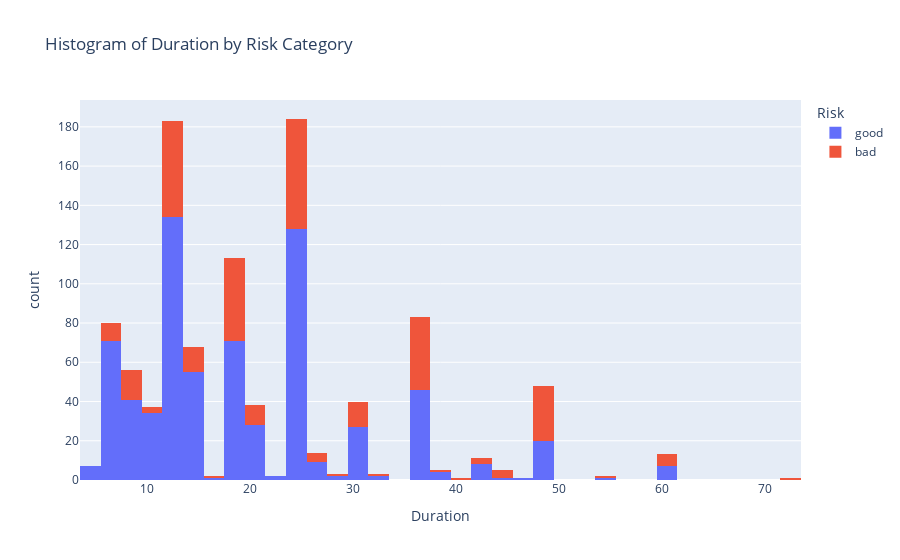

Notebook source saved alongside this figure:
### Markdown cell above
# A continuación se realiza el proceso de analisis de todas las variables para saber cuales tienen mas correlación
# Variable a Predecir: Risk

### Code cell
fig = px.histogram(df, x="Duration", color="Risk",
                   title="Histogram of Duration by Risk Category")
fig.show()

### Figure 1 — Plotly figure (JSON) as saved in the notebook; plotly's stock layout.template omitted (floating-point values rounded to 4 significant figures; data arrays with more than 128 entries replaced by an {"elided": "..."} marker saying what was removed)
{"data": [{"alignmentgroup": "True", "bingroup": "x", "hovertemplate": "Risk=good<br>Duration=%{x}<br>count=%{y}<extra></extra>", "legendgroup": "good", "marker": {"color": "#636efa", "pattern": {"shape": ""}}, "name": "good", "offsetgroup": "good", "orientation": "v", "showlegend": true, "type": "histogram", "x": {"elided": "700 int values"}, "xaxis": "x", "yaxis": "y"}, {"alignmentgroup": "True", "bingroup": "x", "hovertemplate": "Risk=bad<br>Duration=%{x}<br>count=%{y}<extra></extra>", "legendgroup": "bad", "marker": {"color": "#EF553B", "pattern": {"shape": ""}}, "name": "bad", "offsetgroup": "bad", "orientation": "v", "showlegend": true, "type": "histogram", "x": {"elided": "300 int values"}, "xaxis": "x", "yaxis": "y"}], "layout": {"barmode": "relative", "legend": {"title": {"text": "Risk"}, "tracegroupgap": 0}, "title": {"text": "Histogram of Duration by Risk Category"}, "xaxis": {"anchor": "y", "domain": [0, 1], "title": {"text": "Duration"}}, "yaxis": {"anchor": "x", "domain": [0, 1], "title": {"text": "count"}}}}
